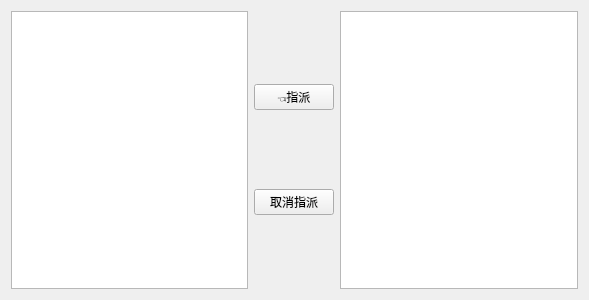
<?xml version="1.0" encoding="UTF-8"?>
<ui version="4.0">
 <class>CanteenManagerManageBizWidget</class>
 <widget class="QWidget" name="CanteenManagerManageBizWidget">
  <property name="geometry">
   <rect>
    <x>0</x>
    <y>0</y>
    <width>589</width>
    <height>300</height>
   </rect>
  </property>
  <property name="windowTitle">
   <string>更改食堂窗口商户</string>
  </property>
  <layout class="QHBoxLayout" name="horizontalLayout">
   <item>
    <widget class="QTableView" name="tableViewWindow">
     <property name="editTriggers">
      <set>QAbstractItemView::NoEditTriggers</set>
     </property>
     <property name="selectionMode">
      <enum>QAbstractItemView::SingleSelection</enum>
     </property>
     <property name="selectionBehavior">
      <enum>QAbstractItemView::SelectRows</enum>
     </property>
    </widget>
   </item>
   <item>
    <layout class="QVBoxLayout" name="verticalLayout">
     <item>
      <widget class="QPushButton" name="pushButtonAssign">
       <property name="text">
        <string>👈指派</string>
       </property>
      </widget>
     </item>
     <item>
      <widget class="QPushButton" name="pushButtonDeassign">
       <property name="text">
        <string>取消指派</string>
       </property>
      </widget>
     </item>
    </layout>
   </item>
   <item>
    <widget class="QTableView" name="tableViewBiz">
     <property name="editTriggers">
      <set>QAbstractItemView::NoEditTriggers</set>
     </property>
     <property name="selectionMode">
      <enum>QAbstractItemView::SingleSelection</enum>
     </property>
     <property name="selectionBehavior">
      <enum>QAbstractItemView::SelectRows</enum>
     </property>
    </widget>
   </item>
  </layout>
 </widget>
 <resources/>
 <connections/>
</ui>
